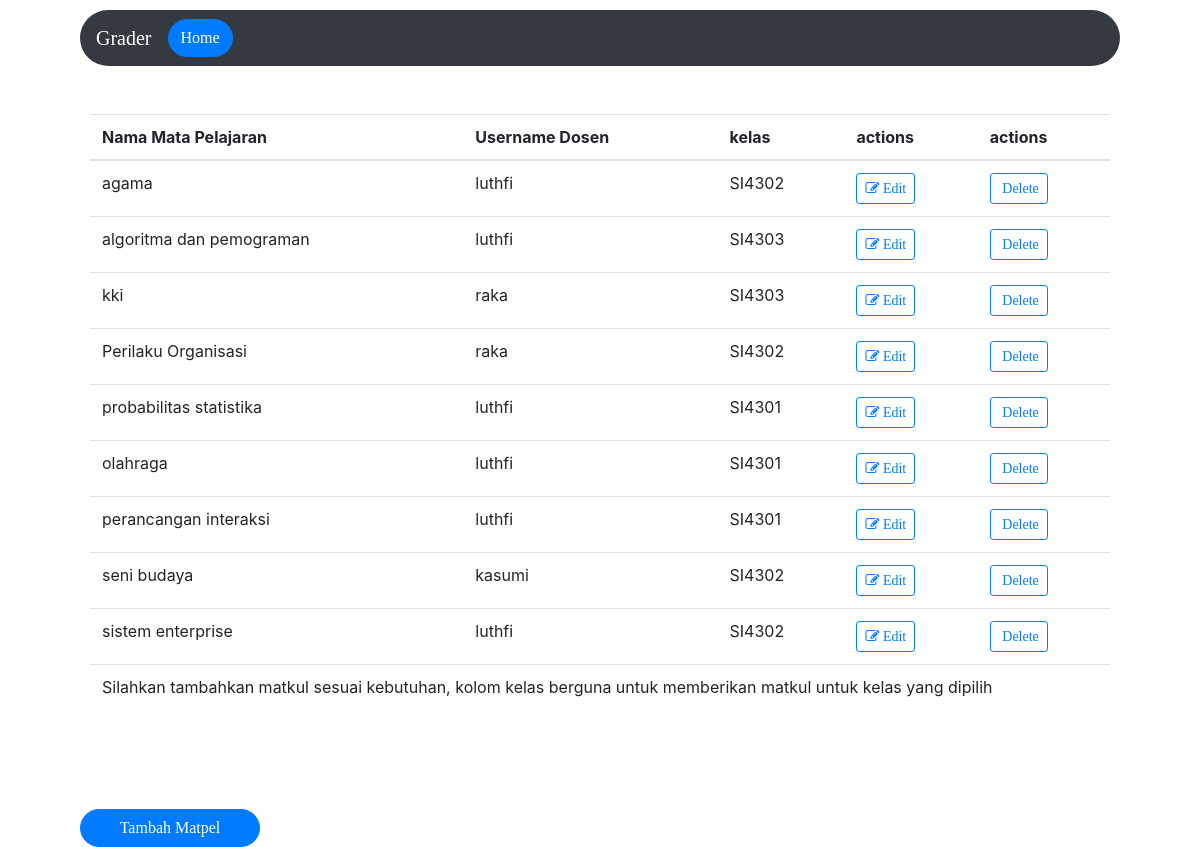
Screenshot of /grader//matkul with the database file from the repository.
### grader/models.py (models this page shows, shortened)
class t_matkul(models.Model):
    nama_mapel = models.CharField(max_length=50)
    kode_mapel = models.CharField(max_length=20, default='kode')
    username_dosen = models.CharField(max_length=15)
    KELAS_CHOICES = (
        ('SI4301','SI4301'),
        ('SI4302','SI4302'),
        ('SI4303','SI4303'),
    )
    kelas = models.CharField(max_length=15, choices=KELAS_CHOICES, default='SI 43 01')
    nama_dosen = models.CharField(max_length=50, default='nama')

### grader/views.py (the view)
def matkulView(request):
    return render(request, 'grader/matkul.html', {'matpel' : t_matkul.objects.all()})

### grader/templates/grader/matkul.html (shortened to what this page needs)
<html>
    <head>
        <link rel="stylesheet" href="https://stackpath.bootstrapcdn.com/font-awesome/4.7.0/css/font-awesome.min.css">
        <link rel="stylesheet" href="https://stackpath.bootstrapcdn.com/bootstrap/4.3.1/css/bootstrap.min.css">
        <link rel="stylesheet" href="https://ajax.googleapis.com/ajax/libs/jquery/3.4.1/jquery.min.js">
    </head>
<body>
    <nav class="navbar navbar-dark bg-dark navbar-expand-lg rounded-pill">
    <a class="navbar-brand" href="/">Grader</a>
    <a href="{% url 'home' %}"><button class="auth1 btn btn-primary">Home</button></a>
    </nav>
    <br><br>
        <table class="table">
            <thead>
            <tr>
                <th scope="col">Nama Mata Pelajaran</th>
                <th scope="col">Username Dosen</th>
                <th scope="col">kelas</th>
                <th scope="col">actions</th>
                <th scope="col">actions</th>
            </tr>
            </thead>
            <tbody>
            {% for matkuls in matpel %}
                <td>{{ matkuls.nama_mapel }}</td>
                <td>{{ matkuls.username_dosen }}</td>
                <td>{{ matkuls.kelas }}</td>
                <td> <a class="btn btn-sm btn-outline-primary" href="{% url 'editMapel' matkuls.id %}">
                    <i class="fa fa-pencil-square-o" aria-hidden="true"></i> Edit
                  </a> </td>
                <td> <a class="btn btn-sm btn-outline-primary" href="{% url 'deleteMapel' matkuls.id %}">
                     Delete
                  </a> </td>
                {% endfor %}
              <tr>
                <td colspan="6" class="cs-text-center cs-empty-table"> Silahkan tambahkan matkul sesuai kebutuhan, kolom kelas berguna untuk memberikan matkul untuk kelas yang dipilih </td>
              </tr>
            </tbody>
        </table>
        <a href="{% url 'tambahMatkul' %}"><button class="auth2 btn btn-primary">Tambah Matpel</button></a>
</body>
</html>

### grader/templates/grader/matkul.html (style rules this page uses)
html, html a { font-family: 'Segoe UI Semibold'; src: local('Segoe UI Semibold'); -webkit-font-smoothing: antialiased; -moz-osx-font-smoothing: grayscale; }
.navbar { margin-right:80px; margin-left:80px; margin-top:10px; }
.auth1 { text-align: center; text-decoration: none; display: inline-block; cursor: pointer; border-radius: 20px; width: 100%; }
.auth2 { text-align: center; text-decoration: none; display: inline-block; cursor: pointer; border-radius: 20px; width: 15%; margin-top: 100px; margin-left: 80px; }
.table { border-radius: 5px; width: 85%; margin: 0px auto; float: none; }

### rows the page displays
t_matkul: nama_mapel "agama", username_dosen "luthfi", kelas "SI4302"
t_matkul: nama_mapel "algoritma dan pemograman", username_dosen "luthfi", kelas "SI4303"
t_matkul: nama_mapel "kki", username_dosen "raka", kelas "SI4303"
t_matkul: nama_mapel "Perilaku Organisasi", username_dosen "raka", kelas "SI4302"
t_matkul: nama_mapel "probabilitas statistika", username_dosen "luthfi", kelas "SI4301"
t_matkul: nama_mapel "olahraga", username_dosen "luthfi", kelas "SI4301"
t_matkul: nama_mapel "perancangan interaksi", username_dosen "luthfi", kelas "SI4301"
t_matkul: nama_mapel "seni budaya", username_dosen "kasumi", kelas "SI4302"
t_matkul: nama_mapel "sistem enterprise", username_dosen "luthfi", kelas "SI4302"
